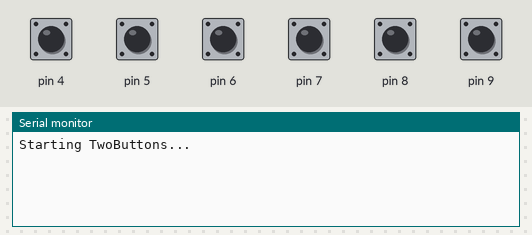
This sketch was run on a simulated Arduino Leonardo, built with avr-gcc and run on an emulated ATmega32U4. On the bench: the last lines printed to the serial monitor. Inputs (shaded band) come from the test bench; at power-on: pin 4–9 HIGH.

Above: at 1.2 s.
1.3 s: pin 4 pulled LOW for 0.15 s
At 2.6 s:
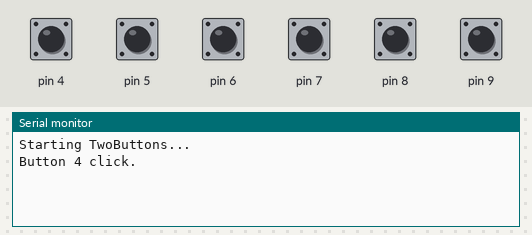
3.4 s: pin 5 pulled LOW for 0.15 s
At 4.8 s:
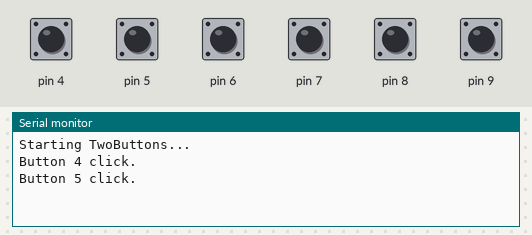
5.0 s: pin 6 pulled LOW for 0.15 s
At 6.4 s:
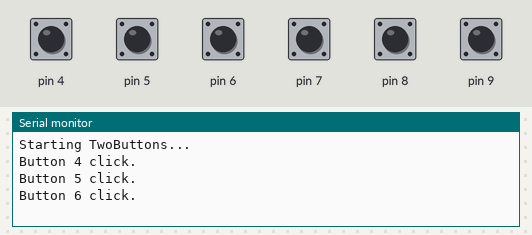
6.6 s: pin 7 pulled LOW for 0.15 s
At 7.8 s:
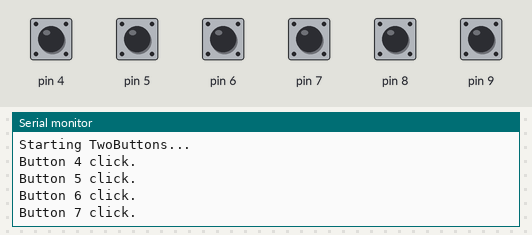
8.2 s: pin 8 pulled LOW for 0.15 s
At 9.6 s:
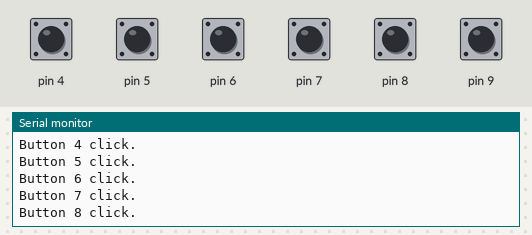
9.8 s: pin 9 pulled LOW for 0.15 s
At 11.5 s:
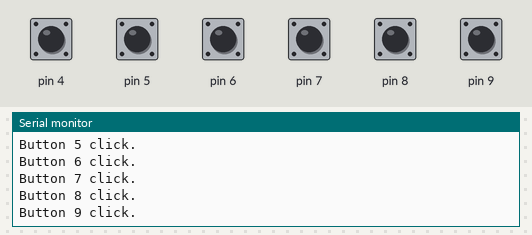
Timing chart, 0 to 12.4 s (numbered marks = the images above; inputs shaded):
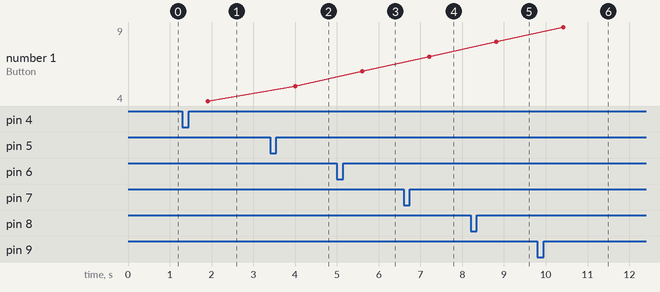

The sketch:

OneButton2.ino
```cpp
#include "OneButton2.h"

#define COUNT_BUTTONS 6

OneButton2 buttons1[COUNT_BUTTONS] =  {OneButton2(4,true) ,OneButton2(5,true) ,OneButton2(6,true) ,OneButton2(7,true) ,OneButton2(8,true) ,OneButton2(9,true) };


void setup() {

  Serial.begin(9600);
  while (!Serial) {
    ; // wait for serial port to connect. Needed for Leonardo only
  }
  Serial.println("Starting TwoButtons...");

 for(int i=0;i<COUNT_BUTTONS;i++)
 {
   buttons1[i].attachClick(click1);
   buttons1[i].attachDoubleClick(doubleclick1);
 }

}

void loop() {

  for(int i=0;i<COUNT_BUTTONS;i++)
 {
   buttons1[i].tick();
 }

  delay(10);
}

void click1(int p) {
  Serial.println("Button " + String(p) + " click.");
}

void doubleclick1(int p) {
  Serial.println("Button " + String(p) + " doubleclick.");
}
```

OneButton2.cpp
```cpp
// (licence header left out)
#include "OneButton2.h"

// ----- Initialization and Default Values -----

OneButton2::OneButton2(int pin, int activeLow)
{
  _pin = pin;

  _debounceTicks = 50;      // number of millisec that have to pass by before a click is assumed as safe.
  _clickTicks = 600;        // number of millisec that have to pass by before a click is detected.
  _pressTicks = 1000;       // number of millisec that have to pass by before a long button press is detected.

  _state = 0; // starting with state 0: waiting for button to be pressed
  _isLongPressed = false;  // Keep track of long press state

  if (activeLow) {
    // the button connects the input pin to GND when pressed.
    _buttonReleased = HIGH; // notPressed
    _buttonPressed = LOW;

    // use the given pin as input and activate internal PULLUP resistor.
    pinMode( pin, INPUT_PULLUP );

  } else {
    // the button connects the input pin to VCC when pressed.
    _buttonReleased = LOW;
    _buttonPressed = HIGH;

    // use the given pin as input
    pinMode(pin, INPUT);
  } // if

  // no functions attached yet: clear all function pointers.
  _clickFunc = NULL;
  _doubleClickFunc = NULL;
  _pressFunc = NULL;
  _longPressStartFunc = NULL;
  _longPressStopFunc = NULL;
  _duringLongPressFunc = NULL;

  _clickFuncInt = NULL;
  _doubleClickFuncInt = NULL;
  _pressFuncInt = NULL;
  _longPressStartFuncInt = NULL;
  _longPressStopFuncInt = NULL;
  _duringLongPressFuncInt = NULL;
} // OneButton2


// explicitly set the number of millisec that have to pass by before a click is assumed as safe.
void OneButton2::setDebounceTicks(int ticks) {
  _debounceTicks = ticks;
} // setDebounceTicks

// explicitly set the number of millisec that have to pass by before a click is detected.
void OneButton2::setClickTicks(int ticks) {
  _clickTicks = ticks;
} // setClickTicks


// explicitly set the number of millisec that have to pass by before a long button press is detected.
void OneButton2::setPressTicks(int ticks) {
  _pressTicks = ticks;
} // setPressTicks

///semple attach
// save function for click event
void OneButton2::attachClick(callbackFunction newFunction)
{
  _clickFunc = newFunction;
} // attachClick


// save function for doubleClick event
void OneButton2::attachDoubleClick(callbackFunction newFunction)
{
  _doubleClickFunc = newFunction;
} // attachDoubleClick


// save function for press event
// DEPRECATED, is replaced by attachLongPressStart, attachLongPressStop, attachDuringLongPress,
void OneButton2::attachPress(callbackFunction newFunction)
{
  _pressFunc = newFunction;
} // attachPress

// save function for longPressStart event
void OneButton2::attachLongPressStart(callbackFunction newFunction)
{
  _longPressStartFunc = newFunction;
} // attachLongPressStart

// save function for longPressStop event
void OneButton2::attachLongPressStop(callbackFunction newFunction)
{
  _longPressStopFunc = newFunction;
} // attachLongPressStop

// save function for during longPress event
void OneButton2::attachDuringLongPress(callbackFunction newFunction)
{
  _duringLongPressFunc = newFunction;
} // attachDuringLongPress
///semple attach
///Int attach
// save function for click event
void OneButton2::attachClick(callbackFunctionInt newFunction)
{
  _clickFuncInt = newFunction;
} // attachClick


// save function for doubleClick event
void OneButton2::attachDoubleClick(callbackFunctionInt newFunction)
{
  _doubleClickFuncInt = newFunction;
} // attachDoubleClick


// save function for press event
// DEPRECATED, is replaced by attachLongPressStart, attachLongPressStop, attachDuringLongPress,
void OneButton2::attachPress(callbackFunctionInt newFunction)
{
  _pressFuncInt = newFunction;
} // attachPress

// save function for longPressStart event
void OneButton2::attachLongPressStart(callbackFunctionInt newFunction)
{
  _longPressStartFuncInt = newFunction;
} // attachLongPressStart

// save function for longPressStop event
void OneButton2::attachLongPressStop(callbackFunctionInt newFunction)
{
  _longPressStopFuncInt = newFunction;
} // attachLongPressStop

// save function for during longPress event
void OneButton2::attachDuringLongPress(callbackFunctionInt newFunction)
{
  _duringLongPressFuncInt = newFunction;
}
///Int attach

// function to get the current long pressed state
bool OneButton2::isLongPressed(){
  return _isLongPressed;
}

void OneButton2::tick(void)
{
  // Detect the input information
  int buttonLevel = digitalRead(_pin); // current button signal.
  unsigned long now = millis(); // current (relative) time in msecs.

  // Implementation of the state machine
  if (_state == 0) { // waiting for menu pin being pressed.
    if (buttonLevel == _buttonPressed) {
      _state = 1; // step to state 1
      _startTime = now; // remember starting time
    } // if

  } else if (_state == 1) { // waiting for menu pin being released.

    if ((buttonLevel == _buttonReleased) && ((unsigned long)(now - _startTime) < _debounceTicks)) {
      // button was released to quickly so I assume some debouncing.
	  // go back to state 0 without calling a function.
      _state = 0;

    } else if (buttonLevel == _buttonReleased) {
      _state = 2; // step to state 2
      _stopTime = now; // remember stopping time

    } else if ((buttonLevel == _buttonPressed) && ((unsigned long)(now - _startTime) > _pressTicks)) {
      _isLongPressed = true;  // Keep track of long press state
      if (_pressFunc) _pressFunc();
	  if (_pressFuncInt) _pressFuncInt(_pin);
	  if (_longPressStartFunc) _longPressStartFunc();
	  if (_longPressStartFuncInt) _longPressStartFuncInt(_pin);
	  if (_duringLongPressFunc) _duringLongPressFunc();
	  if (_duringLongPressFuncInt) _duringLongPressFuncInt(_pin);
      _state = 6; // step to state 6

    } else {
      // wait. Stay in this state.
    } // if

  } else if (_state == 2) { // waiting for menu pin being pressed the second time or timeout.
    if ((_doubleClickFunc == NULL && _doubleClickFuncInt == NULL ) || (unsigned long)(now - _startTime) > _clickTicks) {
      // this was only a single short click
      if (_clickFunc) _clickFunc();
	  if (_clickFuncInt) _clickFuncInt(_pin);
      _state = 0; // restart.

    } else if ((buttonLevel == _buttonPressed) && ((unsigned long)(now - _stopTime) > _debounceTicks)) {
      _state = 3; // step to state 3
      _startTime = now; // remember starting time
    } // if

  } else if (_state == 3) { // waiting for menu pin being released finally.
    // Stay here for at least _debounceTicks because else we might end up in state 1 if the
    // button bounces for too long.
    if (buttonLevel == _buttonReleased && ((unsigned long)(now - _startTime) > _debounceTicks)) {
      // this was a 2 click sequence.
      if (_doubleClickFunc) _doubleClickFunc();
	  if (_doubleClickFuncInt) _doubleClickFuncInt(_pin);
      _state = 0; // restart.
    } // if

  } else if (_state == 6) { // waiting for menu pin being release after long press.
    if (buttonLevel == _buttonReleased) {
	  _isLongPressed = false;  // Keep track of long press state
	  if(_longPressStopFunc) _longPressStopFunc();
	  if(_longPressStopFuncInt) _longPressStopFuncInt(_pin);
      _state = 0; // restart.
    } else {
	  // button is being long pressed
	  _isLongPressed = true; // Keep track of long press state
	  if (_duringLongPressFunc) _duringLongPressFunc();
	  if (_duringLongPressFuncInt) _duringLongPressFuncInt(_pin);
    } // if

  } // if
} // OneButton2.tick()


// end.
```

OneButton2.h
```cpp
// (licence header left out)
#ifndef OneButton2_h
#define OneButton2_h

#include "Arduino.h"

// ----- Callback function types -----

extern "C" {
  typedef void (*callbackFunction)(void);
  typedef void (*callbackFunctionInt)(int);
}


class OneButton2
{
public:
  // ----- Constructor -----
  OneButton2(int pin, int active);

  // ----- Set runtime parameters -----

  // set # millisec after safe click is assumed.
  void setDebounceTicks(int ticks);

  // set # millisec after single click is assumed.
  void setClickTicks(int ticks);

  // set # millisec after press is assumed.
  void setPressTicks(int ticks);

  // attach functions that will be called when button was pressed in the specified way.
  void attachClick(callbackFunction newFunction);
  void attachDoubleClick(callbackFunction newFunction);
  void attachPress(callbackFunction newFunction); // DEPRECATED, replaced by longPressStart, longPressStop and duringLongPress
  void attachLongPressStart(callbackFunction newFunction);
  void attachLongPressStop(callbackFunction newFunction);
  void attachDuringLongPress(callbackFunction newFunction);

  // attach parameterd functions that will be called when button was pressed in the specified way.
  void attachClick(callbackFunctionInt newFunction);
  void attachDoubleClick(callbackFunctionInt newFunction);
  void attachPress(callbackFunctionInt newFunction); // DEPRECATED, replaced by longPressStart, longPressStop and duringLongPress
  void attachLongPressStart(callbackFunctionInt newFunction);
  void attachLongPressStop(callbackFunctionInt newFunction);
  void attachDuringLongPress(callbackFunctionInt newFunction);

  // ----- State machine functions -----

  // call this function every some milliseconds for handling button events.
  void tick(void);
  bool isLongPressed();

private:
  int _pin;        // hardware pin number.
  int _debounceTicks; // number of ticks for debounce times.
  int _clickTicks; // number of ticks that have to pass by before a click is detected
  int _pressTicks; // number of ticks that have to pass by before a long button press is detected

  int _buttonReleased;
  int _buttonPressed;

  bool _isLongPressed;

  // These variables will hold functions acting as event source.
  callbackFunction _clickFunc;
  callbackFunction _doubleClickFunc;
  callbackFunction _pressFunc;
  callbackFunction _longPressStartFunc;
  callbackFunction _longPressStopFunc;
  callbackFunction _duringLongPressFunc;

  // These variables will hold parameterd functions acting as event source.
  callbackFunctionInt _clickFuncInt;
  callbackFunctionInt _doubleClickFuncInt;
  callbackFunctionInt _pressFuncInt;
  callbackFunctionInt _longPressStartFuncInt;
  callbackFunctionInt _longPressStopFuncInt;
  callbackFunctionInt _duringLongPressFuncInt;

  // These variables that hold information across the upcoming tick calls.
  // They are initialized once on program start and are updated every time the tick function is called.
  int _state;
  unsigned long _startTime; // will be set in state 1
  unsigned long _stopTime; // will be set in state 2
};

#endif
```

OneButton2.h
```cpp
// (licence header left out)
#ifndef OneButton2_h
#define OneButton2_h

#include "Arduino.h"

// ----- Callback function types -----

extern "C" {
  typedef void (*callbackFunction)(void);
  typedef void (*callbackFunctionInt)(int);
}


class OneButton2
{
public:
  // ----- Constructor -----
  OneButton2(int pin, int active);

  // ----- Set runtime parameters -----

  // set # millisec after safe click is assumed.
  void setDebounceTicks(int ticks);

  // set # millisec after single click is assumed.
  void setClickTicks(int ticks);

  // set # millisec after press is assumed.
  void setPressTicks(int ticks);

  // attach functions that will be called when button was pressed in the specified way.
  void attachClick(callbackFunction newFunction);
  void attachDoubleClick(callbackFunction newFunction);
  void attachPress(callbackFunction newFunction); // DEPRECATED, replaced by longPressStart, longPressStop and duringLongPress
  void attachLongPressStart(callbackFunction newFunction);
  void attachLongPressStop(callbackFunction newFunction);
  void attachDuringLongPress(callbackFunction newFunction);

  // attach parameterd functions that will be called when button was pressed in the specified way.
  void attachClick(callbackFunctionInt newFunction);
  void attachDoubleClick(callbackFunctionInt newFunction);
  void attachPress(callbackFunctionInt newFunction); // DEPRECATED, replaced by longPressStart, longPressStop and duringLongPress
  void attachLongPressStart(callbackFunctionInt newFunction);
  void attachLongPressStop(callbackFunctionInt newFunction);
  void attachDuringLongPress(callbackFunctionInt newFunction);

  // ----- State machine functions -----

  // call this function every some milliseconds for handling button events.
  void tick(void);
  bool isLongPressed();

private:
  int _pin;        // hardware pin number.
  int _debounceTicks; // number of ticks for debounce times.
  int _clickTicks; // number of ticks that have to pass by before a click is detected
  int _pressTicks; // number of ticks that have to pass by before a long button press is detected

  int _buttonReleased;
  int _buttonPressed;

  bool _isLongPressed;

  // These variables will hold functions acting as event source.
  callbackFunction _clickFunc;
  callbackFunction _doubleClickFunc;
  callbackFunction _pressFunc;
  callbackFunction _longPressStartFunc;
  callbackFunction _longPressStopFunc;
  callbackFunction _duringLongPressFunc;

  // These variables will hold parameterd functions acting as event source.
  callbackFunctionInt _clickFuncInt;
  callbackFunctionInt _doubleClickFuncInt;
  callbackFunctionInt _pressFuncInt;
  callbackFunctionInt _longPressStartFuncInt;
  callbackFunctionInt _longPressStopFuncInt;
  callbackFunctionInt _duringLongPressFuncInt;

  // These variables that hold information across the upcoming tick calls.
  // They are initialized once on program start and are updated every time the tick function is called.
  int _state;
  unsigned long _startTime; // will be set in state 1
  unsigned long _stopTime; // will be set in state 2
};

#endif
```

Source omitted: OneButton2.cpp (7941 bytes)

Measured:
- after the input at 1.3 s, the serial monitor: prints a new line after 0.61 s (image 1)
- after the input at 3.4 s, the serial monitor: prints a new line after 0.61 s (image 2)
- after the input at 5.0 s, the serial monitor: prints a new line after 0.61 s (image 3)
- after the input at 6.6 s, the serial monitor: prints a new line after 0.61 s (image 4)
- after the input at 8.2 s, the serial monitor: prints a new line after 0.61 s (image 5)
- after the input at 9.8 s, the serial monitor: prints a new line after 0.61 s (image 6)
- plotted number 1: 4 → 5 after the input at 3.4 s, 5 → 6 after the input at 5.0 s, 6 → 7 after the input at 6.6 s, 7 → 8 after the input at 8.2 s, 8 → 9 after the input at 9.8 s
